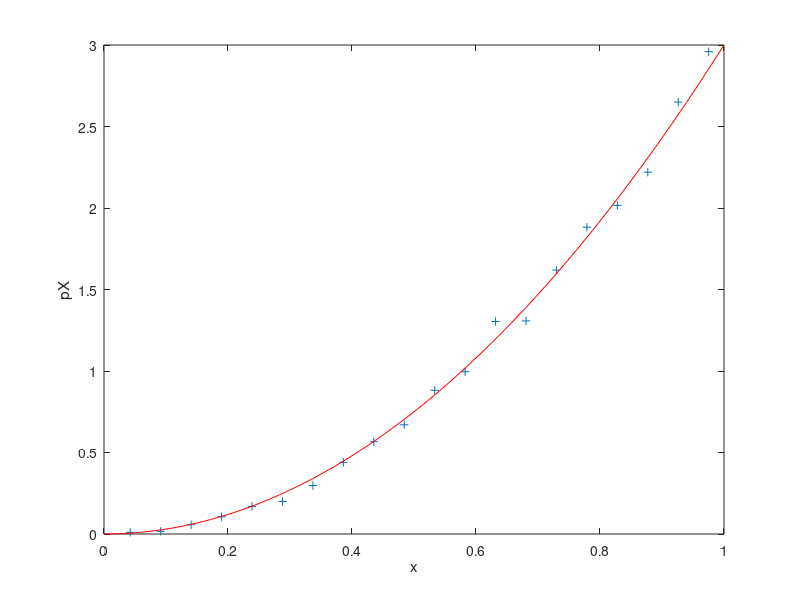

Recreate this plot in MATLAB.
function ex1()
clear all
close all
gama=2;
for n=1: 1e4
    x(n)=fex1(gama);     
end
[hx,xh]=hist(x,20);
hx=hx/(sum(hx)*(xh(2)-xh(1)));
xp=linspace(0,1,100);
px=(gama+1)*xp.^gama;
plot(xh,hx,'+',xp,px,'r-')
ylabel('pX'); xlabel('x')
end

function x=fex1(gama)
x=rand(1)^(1/(gama+1));
end
 